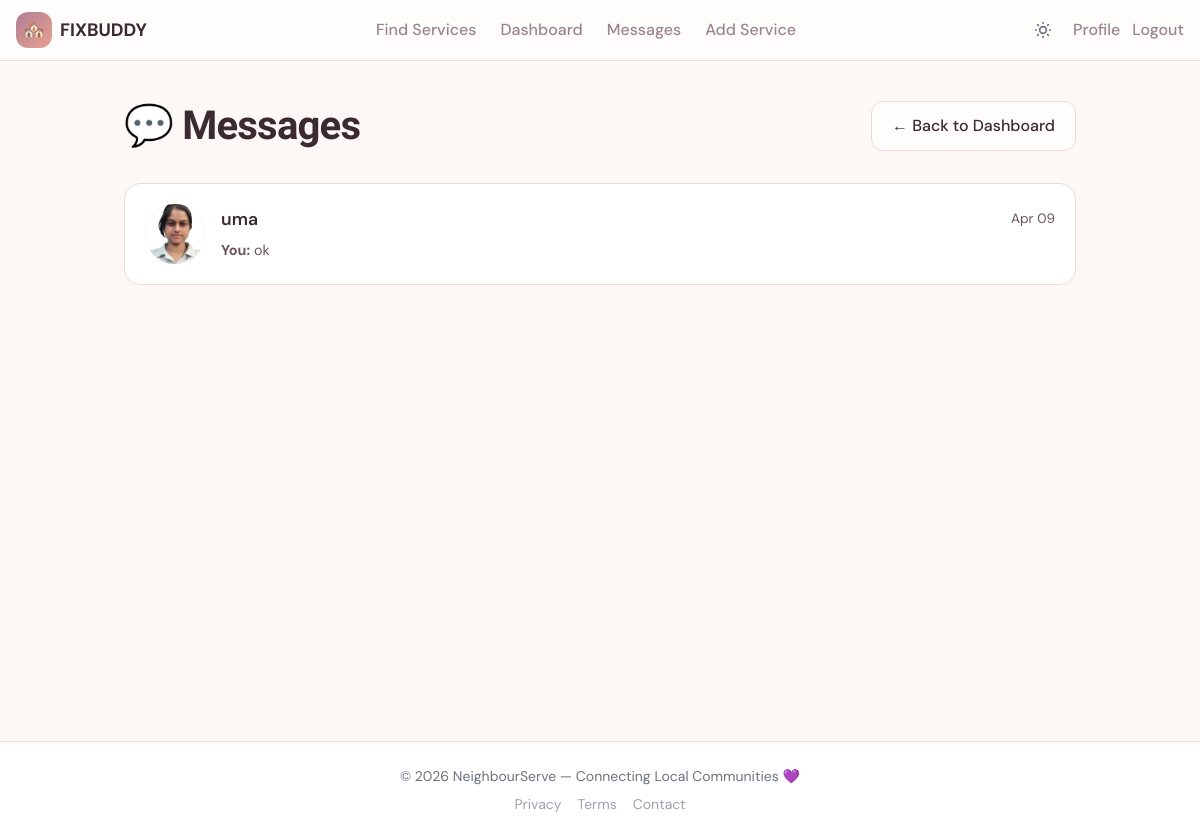
Screenshot of /messages/ (signed in) with the database file from the repository.
### marketplace/models.py (models this page shows, shortened)
class Conversation(models.Model):
    customer = models.ForeignKey(User, on_delete=models.CASCADE, related_name='conversations_as_customer')
    provider = models.ForeignKey(User, on_delete=models.CASCADE, related_name='conversations_as_provider')
    booking = models.ForeignKey(Booking, on_delete=models.CASCADE, related_name='conversations', null=True, blank=True)
    created_at = models.DateTimeField(auto_now_add=True)
    updated_at = models.DateTimeField(auto_now=True)
    class Meta:
        unique_together = ('customer', 'provider', 'booking')
        ordering = ['-updated_at']
    def last_message(self):
        return self.messages.first()

class UserProfile(models.Model):
    user = models.OneToOneField(User, on_delete=models.CASCADE)
    role = models.CharField(max_length=10, choices=ROLE_CHOICES, default='customer')
    location = models.CharField(max_length=255, blank=True, help_text="City or area where the user is located")
    phone_number = models.CharField(max_length=15, blank=True)
    bio = models.TextField(blank=True, help_text="Short description for service providers")
    profile_photo = models.ImageField(upload_to='profile_photos/', null=True, blank=True, help_text="Upload your profile photo")

class Message(models.Model):
    conversation = models.ForeignKey(Conversation, on_delete=models.CASCADE, related_name='messages')
    sender = models.ForeignKey(User, on_delete=models.CASCADE, related_name='sent_messages')
    content = models.TextField()
    is_read = models.BooleanField(default=False)
    created_at = models.DateTimeField(auto_now_add=True)
    class Meta:
        ordering = ['-created_at']

### marketplace/views.py (the view)
# urls.py: path('messages/', views.messages_inbox, name='messages_inbox'),
@login_required
def messages_inbox(request):
    conversations = Conversation.objects.filter(
        Q(customer=request.user) | Q(provider=request.user)
    ).prefetch_related('messages', 'customer', 'provider').annotate(
        unread_count=Count('messages', filter=Q(messages__is_read=False) & ~Q(messages__sender=request.user))
    ).order_by('-updated_at')
    context = {
        'conversations': conversations,
    }
    return render(request, 'marketplace/messages_inbox.html', context)

### marketplace/templates/marketplace/messages_inbox.html (shortened to what this page needs)
{% extends 'marketplace/base.html' %}
{% block content %}
<script src="https://cdn.tailwindcss.com"></script>
<div class="container">
  <div class="header">
    <h1>💬 Messages</h1>
    <a href="{% url 'dashboard' %}" class="back-button">← Back to Dashboard</a>
  </div>
  <div class="messages-container">
    {% if conversations %}
      {% for conversation in conversations %}
        <a href="{% url 'conversation_detail' conversation.id %}" class="conversation-card">
          <div class="conversation-avatar">
            {% if conversation.customer == user %}
              {% if conversation.provider.userprofile.profile_photo %}
                <img src="{{ conversation.provider.userprofile.profile_photo.url }}" alt="{{ conversation.provider.first_name }}">
              {% else %}
                {{ conversation.provider.first_name|first|upper }}
              {% endif %}
            {% else %}
              {% if conversation.customer.userprofile.profile_photo %}
                <img src="{{ conversation.customer.userprofile.profile_photo.url }}" alt="{{ conversation.customer.first_name }}">
              {% else %}
                {{ conversation.customer.first_name|first|upper }}
              {% endif %}
            {% endif %}
          </div>
          <div class="conversation-content">
            <div class="conversation-header">
              <span class="conversation-name">
                {% if conversation.customer == user %}
                  {{ conversation.provider.get_full_name|default:conversation.provider.username }}
                {% else %}
                  {{ conversation.customer.get_full_name|default:conversation.customer.username }}
                {% endif %}
              </span>
              <span class="conversation-time">
                {% if conversation.updated_at|date:"Y-m-d" == "now"|date:"Y-m-d" %}
                  {{ conversation.updated_at|date:"H:i" }}
                {% else %}
                  {{ conversation.updated_at|date:"M d" }}
                {% endif %}
              </span>
            </div>
            {% with last_msg=conversation.last_message %}
              {% if last_msg %}
                <p class="conversation-preview">
                  {% if last_msg.sender == user %}<strong>You:</strong> {% endif %}
                  {{ last_msg.content|truncatewords:10 }}
                </p>
              {% else %}
                <p class="conversation-preview"><em>No messages yet</em></p>
              {% endif %}
            {% endwith %}
          </div>
        </a>
      {% endfor %}
    {% else %}
      <div class="empty-state">
        <h2>No conversations yet</h2>
        <p>Start messaging with service providers or customers about their bookings</p>
        <a href="{% url 'dashboard' %}" class="btn-primary">Go to Dashboard</a>
      </div>
    {% endif %}
  </div>
</div>
{% endblock %}

### marketplace/templates/marketplace/base.html (style rules this page uses)
:root { --mauve:#b07f95; --peach:#e8a090; --ink:#3b2a32; --ink-muted:#9a8490; --surface:#fdf8f5; --border:#e8dcd8; }
body { font-family: 'DM Sans', sans-serif; background: var(--surface); color: var(--ink); transition: background 0.3s ease, color 0.3s ease; }
h1,h2,h3,h4 { font-family: 'Bricolage Grotesque', sans-serif; }

### marketplace/templates/marketplace/messages_inbox.html (style rules this page uses)
:root { --mauve: #b07f95; --mauve-dark: #8f637a; --mauve-light: #e8d5df; --peach: #e8a090; --peach-light: #fae8e4; --butter: #f5deaf; --butter-light: #fdf5e8; --ivory: #f0f0c8; --ivory-light: #f8f8ec; --mist: #adc8cc; --mist-dark: #7aa6ab; --mist-light: #deeef0; --ink: #3b2a32; --ink-mid: #6b5560; --ink-muted: #9a8490; --surface: #fdf8f5; --surface-2: #f9f2ee; --border: #e8dcd8; }
* { box-sizing: border-box; margin: 0; padding: 0; }
body { font-family: 'DM Sans', sans-serif; color: var(--ink); background: var(--surface); -webkit-font-smoothing: antialiased; }
h1, h2, h3, h4 { font-family: 'Bricolage Grotesque', sans-serif; letter-spacing: -0.02em; line-height: 1.15; }
.container { max-width: 1000px; margin: 0 auto; padding: 40px 24px; }
.header { display: flex; align-items: center; justify-content: space-between; margin-bottom: 32px; }
.header h1 { font-size: 2.5rem; font-weight: 800; }
.back-button { background: rgba(255,255,255,0.8); backdrop-filter: blur(8px); color: var(--ink); padding: 12px 20px; border-radius: 12px; text-decoration: none; font-weight: 500; border: 1px solid var(--border); transition: all 0.22s ease; }
.messages-container { display: grid; grid-template-columns: 1fr; gap: 16px; }
.conversation-card { background: #fff; border: 1px solid var(--border); border-radius: 16px; padding: 20px; display: flex; align-items: center; gap: 16px; cursor: pointer; transition: all 0.22s ease; text-decoration: none; color: inherit; }
.conversation-avatar { width: 60px; height: 60px; border-radius: 50%; background: var(--mauve-light); display: flex; align-items: center; justify-content: center; font-weight: 700; color: var(--mauve); flex-shrink: 0; font-size: 1.5rem; overflow: hidden; }
.conversation-avatar img { width: 100%; height: 100%; object-fit: cover; }
.conversation-content { flex: 1; min-width: 0; }
.conversation-header { display: flex; justify-content: space-between; align-items: center; margin-bottom: 8px; }
.conversation-name { font-size: 1.1rem; font-weight: 600; }
.conversation-time { font-size: 0.85rem; color: var(--ink-mid); }
.conversation-preview { font-size: 0.9rem; color: var(--ink-mid); white-space: nowrap; overflow: hidden; text-overflow: ellipsis; }

### rows the page displays
Conversation: customer.userprofile.profile_photo (picture), customer.get_full_name "uma", updated_at "Apr 09", last_message.content "ok"
